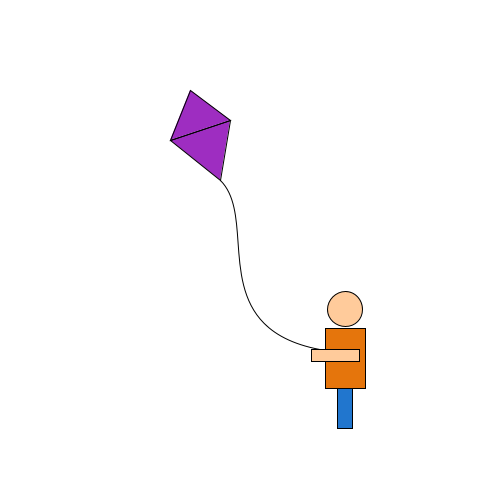
Frame 1 (no input)
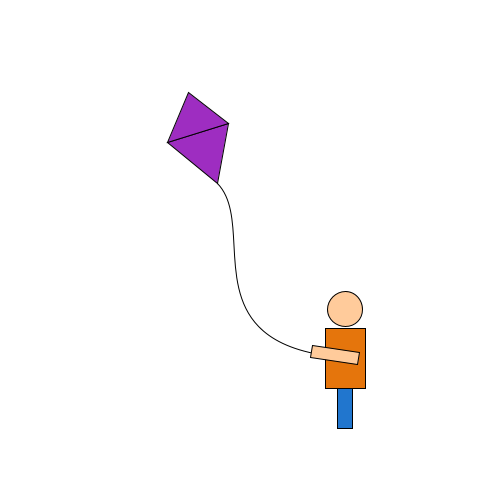
Frame 60 (the mouse pressed at the canvas centre just before this capture)
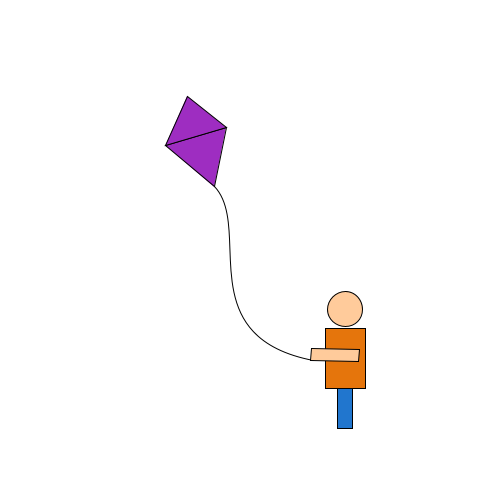
Frame 120 (the mouse held since frame 60 and released just before this capture)

The Processing sketch that drew these frames (run headless with seeded random() and noise(); from frame 60 on, the mouse is pressed at the canvas centre):

// Processing sketch: kite_object
// ── kite_object.pde
//initiates objects
kite Kite;
kite_string string;
kid Kid;

//sets angle limites for kite and arm
float kiteAngle = 0;
float kiteChange = .08;
final int KITE_ANGLE_LIMIT = 2;

float armAngle = 0;
float angleChange = .45;
final int ANGLE_LIMIT = 9;

//color constants
color flesh = color(255,203,155);
color orange = color(33,118,206);
color blue = color(229,117,12);

void setup(){
  //establishes new objects
  Kite = new kite(170,140, 230,120, 220,180);
  string = new kite_string(220, 180, 260, 220, 200, 330, 325, 350);
  Kid = new kid(345,355,0,flesh,orange, blue);
  size (500,500);
  smooth();
  frameRate(50);
}



void draw(){
  background(255);
  // Kite
  Kite.display();
  string.display();
  //rotates kite and string
  kiteAngle += kiteChange;
  if (kiteAngle > KITE_ANGLE_LIMIT || kiteAngle < 0)
  {
    kiteChange = -kiteChange;
    kiteAngle += kiteChange;
  }
 
  
  //kid display
  Kid.display();
  //rotates arm
  armAngle += angleChange;
  if (armAngle > ANGLE_LIMIT || armAngle < 0)
  {
    angleChange = -angleChange;
    armAngle += angleChange;
  }
}

// ── kid.pde
class kid{
  float x;
  float y;
  float stro;
  color fl;
  color or;
  color bl;
  
  kid (){
    x=0;
    y=0;
    stro = 0;
  }
  
  kid(float x, float y, float stro, color fl, color or, color bl){
    this.x =x;
    this.y=y;
    this.stro = stro;
    this.fl = fl;
    this.or = or;
    this.bl = bl;
  }
  
  void display(){
    //head
    strokeWeight(1);
    stroke (stro);
    fill (fl);
    ellipseMode(CENTER);
    ellipse(x,y-46,35,35);
    
    rectMode(CENTER);
    stroke (stro);
    fill (bl);
    strokeWeight(1);
    //body
    rect(x,y+3,40,60);
    fill (or);
    //leg
    rect(x,y+53,15,40);
    
    leftarm();
  }
  
  void leftarm(){ 
    stroke(stro);
    rectMode(CENTER);
    fill(fl);
    
    pushMatrix();
    translate(x-10, y);
    rotate(radians(armAngle));
    rect(0,0,48,12);
    popMatrix();
  }
  
 void move() {
    x = x - 1;
  
  }
}

// ── kite.pde
class kite{
  float x1;
  float y1;
  float x2;
  float y2;
  float x3;
  float y3;
  
  
  kite(){
    x1 =0;
    y1 =0;
    x2 =0;
    y2 =0;
    x3 =0;
    y3 =0;
    
  }
  
  kite(float x1, float y1,float x2, float y2,float x3, float y3){
    this.x1 =x1;
    this.y1 =y1;
    this.x2 =x2;
    this.y2 =y2;
    this.x3 =x3;
    this.y3 =y3;
    
  }
  
  void display(){
    //220,180(pivot point) 3
    stroke(0);
    fill (158,45,193);
    pushMatrix();
    rotate(radians(kiteAngle));
    triangle(x1,y1,x2,y2,x3,y3);
    triangle(x1,y1,x2,y2,x3-30,y3/2);
    popMatrix();
  } 
  
  void move() {
   
    x1 = x1 - 1;
    x2 = x2 - 1;
    x3 = x3 - 1;
  
   
}
}

// ── kite_string.pde
class kite_string{
  float x1;
  float y1;
  float x2;
  float y2;
  float x3;
  float y3;
  float x4;
  float y4;
  
  kite_string(){
    x1 =0;
    y1 =0;
    x2 =0;
    y2 =0;
    x3 =0;
    y3 =0;
    x4 =0;
    y4 =0;
  }
  
  kite_string(float x1, float y1,float x2, float y2,float x3, float y3,float x4, float y4){
    this.x1 =x1;
    this.y1 =y1;
    this.x2 =x2;
    this.y2 =y2;
    this.x3 =x3;
    this.y3 =y3;
    this.x4 =x4;
    this.y4 =y4;
  }
  
  void display(){
    noFill();
    stroke(0);
    pushMatrix();
    rotate(radians(kiteAngle));
    bezier(x1,y1,x2,y2,x3,y3,x4,y4);
    popMatrix();
    
    //new kite(180,100, 230,120, 220,180, 160,140);
    //bezier(220, 180, 260, 220, 200, 330, 320, 350);
  
  }
  
  void move() {
        
    x1 = x1 - 1;
    x2 = x2 - 1;
    x3 = x3 - 1;
    x4 = x4 - 1;
       
 
  }
  
  
}
